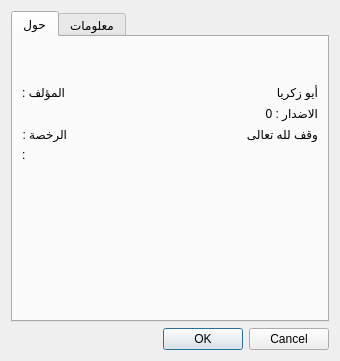
<?xml version="1.0" encoding="UTF-8"?>
<ui version="4.0">
 <class>DialogAbout</class>
 <widget class="QDialog" name="DialogAbout">
  <property name="geometry">
   <rect>
    <x>0</x>
    <y>0</y>
    <width>340</width>
    <height>361</height>
   </rect>
  </property>
  <property name="windowTitle">
   <string>حول البرنامج</string>
  </property>
  <layout class="QVBoxLayout" name="verticalLayout_2">
   <item>
    <widget class="QTabWidget" name="tabWidget">
     <property name="currentIndex">
      <number>0</number>
     </property>
     <widget class="QWidget" name="tab">
      <attribute name="title">
       <string>حول</string>
      </attribute>
      <layout class="QVBoxLayout" name="verticalLayout">
       <item>
        <layout class="QHBoxLayout" name="horizontalLayout">
         <item>
          <widget class="QLabel" name="label">
           <property name="sizePolicy">
            <sizepolicy hsizetype="Fixed" vsizetype="Preferred">
             <horstretch>0</horstretch>
             <verstretch>0</verstretch>
            </sizepolicy>
           </property>
           <property name="text">
            <string/>
           </property>
           <property name="pixmap">
            <pixmap resource="images.qrc">:/images/mtafsir.png</pixmap>
           </property>
           <property name="scaledContents">
            <bool>false</bool>
           </property>
          </widget>
         </item>
         <item>
          <widget class="QLabel" name="labelAppName">
           <property name="font">
            <font>
             <family>Amiri Quran</family>
             <pointsize>18</pointsize>
            </font>
           </property>
           <property name="alignment">
            <set>Qt::AlignCenter</set>
           </property>
          </widget>
         </item>
        </layout>
       </item>
       <item>
        <layout class="QHBoxLayout" name="horizontalLayout_2">
         <item>
          <widget class="QLabel" name="label_2">
           <property name="sizePolicy">
            <sizepolicy hsizetype="Fixed" vsizetype="Preferred">
             <horstretch>0</horstretch>
             <verstretch>0</verstretch>
            </sizepolicy>
           </property>
           <property name="text">
            <string>المؤلف :</string>
           </property>
          </widget>
         </item>
         <item>
          <widget class="QLabel" name="label_3">
           <property name="text">
            <string>أيو زكريا</string>
           </property>
          </widget>
         </item>
        </layout>
       </item>
       <item>
        <layout class="QHBoxLayout" name="horizontalLayout_3">
         <item>
          <widget class="QLabel" name="labelVertion">
           <property name="text">
            <string>الاضدار : 0</string>
           </property>
          </widget>
         </item>
        </layout>
       </item>
       <item>
        <layout class="QHBoxLayout" name="horizontalLayout_4">
         <item>
          <widget class="QLabel" name="label_5">
           <property name="sizePolicy">
            <sizepolicy hsizetype="Fixed" vsizetype="Fixed">
             <horstretch>0</horstretch>
             <verstretch>0</verstretch>
            </sizepolicy>
           </property>
           <property name="text">
            <string>الرخصة :</string>
           </property>
          </widget>
         </item>
         <item>
          <widget class="QLabel" name="label_6">
           <property name="text">
            <string>وقف لله تعالى</string>
           </property>
          </widget>
         </item>
        </layout>
       </item>
       <item>
        <widget class="QLabel" name="labelGpl">
         <property name="text">
          <string>:</string>
         </property>
        </widget>
       </item>
       <item>
        <spacer name="verticalSpacer">
         <property name="orientation">
          <enum>Qt::Vertical</enum>
         </property>
         <property name="sizeHint" stdset="0">
          <size>
           <width>20</width>
           <height>147</height>
          </size>
         </property>
        </spacer>
       </item>
      </layout>
     </widget>
     <widget class="QWidget" name="tab_2">
      <attribute name="title">
       <string>معلومات</string>
      </attribute>
      <layout class="QVBoxLayout" name="verticalLayout_3">
       <item>
        <widget class="QTextEdit" name="textEdit">
         <property name="readOnly">
          <bool>true</bool>
         </property>
         <property name="html">
          <string>&lt;!DOCTYPE HTML PUBLIC &quot;-//W3C//DTD HTML 4.0//EN&quot; &quot;http://www.w3.org/TR/REC-html40/strict.dtd&quot;&gt;
&lt;html&gt;&lt;head&gt;&lt;meta name=&quot;qrichtext&quot; content=&quot;1&quot; /&gt;&lt;style type=&quot;text/css&quot;&gt;
p, li { white-space: pre-wrap; }
&lt;/style&gt;&lt;/head&gt;&lt;body style=&quot; font-family:'Hacen Casablanca'; font-size:10pt; font-weight:400; font-style:normal;&quot;&gt;
&lt;p dir='rtl' style=&quot; margin-top:0px; margin-bottom:0px; margin-left:0px; margin-right:0px; -qt-block-indent:0; text-indent:0px;&quot;&gt;&lt;span style=&quot; font-family:'Ubuntu'; font-size:9pt;&quot;&gt;يمكن استخدام البرنامج من الطرفية لجلب معلومات  &lt;/span&gt;&lt;/p&gt;
&lt;p dir='rtl' style=&quot; margin-top:12px; margin-bottom:12px; margin-left:0px; margin-right:0px; -qt-block-indent:0; text-indent:0px;&quot;&gt;&lt;span style=&quot; font-family:'Ubuntu'; font-size:9pt;&quot;&gt;mtafsir [options]&lt;/span&gt;&lt;/p&gt;
&lt;p dir='rtl' style=&quot; margin-top:0px; margin-bottom:0px; margin-left:0px; margin-right:0px; -qt-block-indent:0; text-indent:0px;&quot;&gt;&lt;span style=&quot; font-family:'Courier New,courier'; font-size:8pt; font-weight:600;&quot;&gt; الخيارات:&lt;/span&gt;&lt;/p&gt;
&lt;p dir='rtl' style=&quot;-qt-paragraph-type:empty; margin-top:0px; margin-bottom:0px; margin-left:0px; margin-right:0px; -qt-block-indent:0; text-indent:0px; font-family:'Courier New,courier'; font-size:9pt;&quot;&gt;&lt;br /&gt;&lt;/p&gt;
&lt;p dir='rtl' style=&quot; margin-top:0px; margin-bottom:0px; margin-left:0px; margin-right:0px; -qt-block-indent:0; text-indent:0px;&quot;&gt;&lt;span style=&quot; font-family:'Courier New,courier'; font-size:9pt;&quot;&gt;لعرض المساعدة &lt;/span&gt;&lt;/p&gt;
&lt;p dir='rtl' style=&quot;-qt-paragraph-type:empty; margin-top:0px; margin-bottom:0px; margin-left:0px; margin-right:0px; -qt-block-indent:0; text-indent:0px; font-family:'Courier New,courier'; font-size:9pt;&quot;&gt;&lt;br /&gt;&lt;/p&gt;
&lt;p style=&quot; margin-top:0px; margin-bottom:0px; margin-left:0px; margin-right:0px; -qt-block-indent:0; text-indent:0px;&quot;&gt;&lt;span style=&quot; font-family:'Ubuntu'; font-size:9pt;&quot;&gt;&lt;br /&gt;&lt;/span&gt;&lt;/p&gt;
&lt;p dir='rtl' style=&quot; margin-top:0px; margin-bottom:0px; margin-left:0px; margin-right:0px; -qt-block-indent:0; text-indent:0px;&quot;&gt;&lt;span style=&quot; font-family:'Ubuntu'; font-size:9pt;&quot;&gt;لعرض قائمة بالتفاسير اكتب&lt;/span&gt;&lt;/p&gt;
&lt;p style=&quot; margin-top:0px; margin-bottom:0px; margin-left:0px; margin-right:0px; -qt-block-indent:0; text-indent:0px;&quot;&gt;&lt;span style=&quot; font-family:'Ubuntu'; font-size:9pt;&quot;&gt;mtafsir -l&lt;/span&gt;&lt;/p&gt;
&lt;p dir='rtl' style=&quot; margin-top:0px; margin-bottom:0px; margin-left:0px; margin-right:0px; -qt-block-indent:0; text-indent:0px;&quot;&gt;&lt;span style=&quot; font-family:'Ubuntu'; font-size:9pt;&quot;&gt;لمعرفة عدد الايات في السورة اكنب -n ثم رقم السورة&lt;/span&gt;&lt;/p&gt;
&lt;p style=&quot; margin-top:0px; margin-bottom:0px; margin-left:0px; margin-right:0px; -qt-block-indent:0; text-indent:0px;&quot;&gt;&lt;span style=&quot; font-family:'Ubuntu'; font-size:9pt;&quot;&gt;ex : mtafsir -n 5&lt;/span&gt;&lt;/p&gt;
&lt;p dir='rtl' style=&quot; margin-top:0px; margin-bottom:0px; margin-left:0px; margin-right:0px; -qt-block-indent:0; text-indent:0px;&quot;&gt;&lt;span style=&quot; font-family:'Ubuntu'; font-size:9pt;&quot;&gt;لجلب تفسير اية ما اكنب -t ثم رقم السورة ثم رقم الاية ثم اسم التفسير&lt;/span&gt;&lt;/p&gt;
&lt;p style=&quot; margin-top:0px; margin-bottom:0px; margin-left:0px; margin-right:0px; -qt-block-indent:0; text-indent:0px;&quot;&gt;&lt;span style=&quot; font-family:'Courier New,courier'; font-size:9pt;&quot;&gt;ex : mtafsir -t 5 6 sa3dy.db&lt;/span&gt;&lt;/p&gt;
&lt;p dir='rtl' style=&quot; margin-top:0px; margin-bottom:0px; margin-left:0px; margin-right:0px; -qt-block-indent:0; text-indent:0px;&quot;&gt;&lt;span style=&quot; font-family:'Ubuntu'; font-size:9pt;&quot;&gt;لجلب اية محددة اكتب -a ثم رقم السورة ثم رقم الاية&lt;/span&gt;&lt;/p&gt;
&lt;p style=&quot; margin-top:0px; margin-bottom:0px; margin-left:0px; margin-right:0px; -qt-block-indent:0; text-indent:0px;&quot;&gt;&lt;span style=&quot; font-family:'Courier New,courier'; font-size:9pt;&quot;&gt;ex : mtafsir -a 4 10&lt;/span&gt;&lt;/p&gt;
&lt;p dir='rtl' style=&quot; margin-top:0px; margin-bottom:0px; margin-left:0px; margin-right:0px; -qt-block-indent:0; text-indent:0px;&quot;&gt;&lt;span style=&quot; font-family:'Courier New,courier'; font-size:9pt;&quot;&gt;بحث في القرءان عن نص محدد اكتب -f ثم نص البحث&lt;/span&gt;&lt;/p&gt;
&lt;p style=&quot; margin-top:0px; margin-bottom:0px; margin-left:0px; margin-right:0px; -qt-block-indent:0; text-indent:0px;&quot;&gt;&lt;span style=&quot; font-family:'Courier New,courier'; font-size:9pt;&quot;&gt;ex : mtafsir -f يوسف&lt;/span&gt;&lt;/p&gt;
&lt;p dir='rtl' style=&quot;-qt-paragraph-type:empty; margin-top:0px; margin-bottom:0px; margin-left:0px; margin-right:0px; -qt-block-indent:0; text-indent:0px; font-family:'Courier New,courier'; font-size:9pt;&quot;&gt;&lt;br /&gt;&lt;/p&gt;
&lt;p dir='rtl' style=&quot; margin-top:0px; margin-bottom:0px; margin-left:0px; margin-right:0px; -qt-block-indent:0; text-indent:0px;&quot;&gt;&lt;span style=&quot; font-family:'Courier New,courier'; font-size:9pt;&quot;&gt;                               &lt;/span&gt;&lt;/p&gt;&lt;/body&gt;&lt;/html&gt;</string>
         </property>
        </widget>
       </item>
      </layout>
     </widget>
    </widget>
   </item>
   <item>
    <widget class="QDialogButtonBox" name="buttonBox">
     <property name="orientation">
      <enum>Qt::Horizontal</enum>
     </property>
     <property name="standardButtons">
      <set>QDialogButtonBox::Cancel|QDialogButtonBox::Ok</set>
     </property>
    </widget>
   </item>
  </layout>
 </widget>
 <resources>
  <include location="images.qrc"/>
 </resources>
 <connections>
  <connection>
   <sender>buttonBox</sender>
   <signal>accepted()</signal>
   <receiver>DialogAbout</receiver>
   <slot>accept()</slot>
   <hints>
    <hint type="sourcelabel">
     <x>248</x>
     <y>254</y>
    </hint>
    <hint type="destinationlabel">
     <x>157</x>
     <y>274</y>
    </hint>
   </hints>
  </connection>
  <connection>
   <sender>buttonBox</sender>
   <signal>rejected()</signal>
   <receiver>DialogAbout</receiver>
   <slot>reject()</slot>
   <hints>
    <hint type="sourcelabel">
     <x>316</x>
     <y>260</y>
    </hint>
    <hint type="destinationlabel">
     <x>286</x>
     <y>274</y>
    </hint>
   </hints>
  </connection>
 </connections>
</ui>
